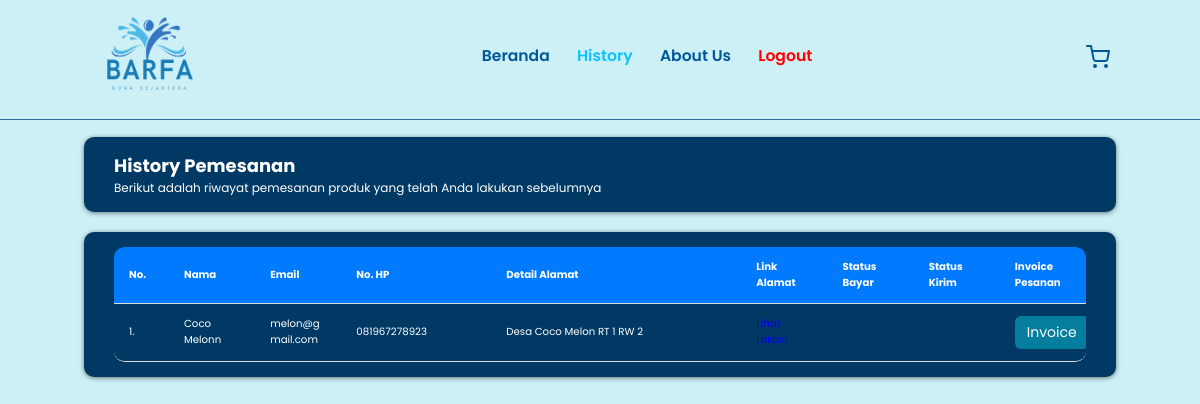
The page /history.php (signed in) on the database as committed earlier.
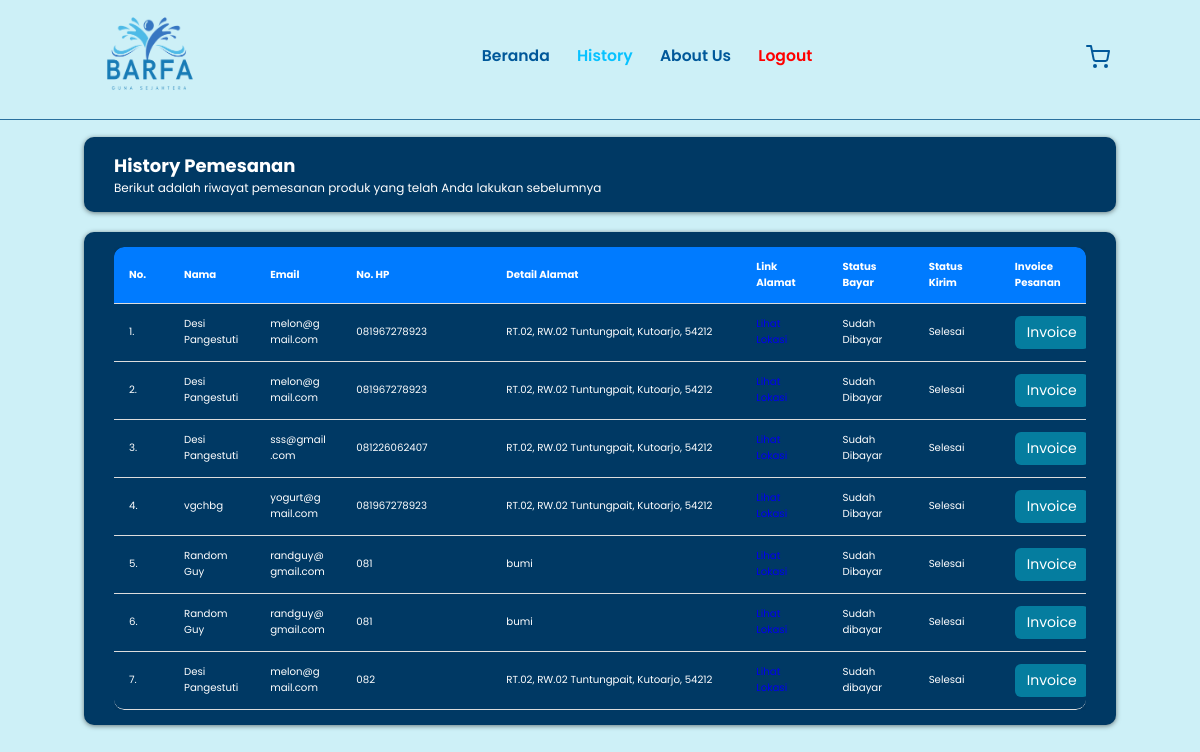
The same page on the database as committed later.
### tables this page shows
CREATE TABLE `pesanan` (
  `id_pesanan` int(11) NOT NULL,
  `username` varchar(15) NOT NULL,
  `nama` varchar(40) NOT NULL,
  `email` varchar(30) NOT NULL,
  `no_hp` char(15) NOT NULL,
  `alamat` varchar(200) NOT NULL,
  `link` varchar(150) NOT NULL,
  `status_bayar` varchar(15) NOT NULL,
  `status_kirim` varchar(15) NOT NULL,
  `total_harga` float NOT NULL,
  `tanggal_pesan` date NOT NULL DEFAULT curdate(),
  `metode_bayar` varchar(10) NOT NULL,
  `bukti_bayar` varchar(100) NOT NULL
);

### history.php (the view, shortened to what this page needs)
<?php
  include 'koneksi.php';
?>
<!DOCTYPE html>
<html lang="en">
<head>
</head>
<body>
  <nav class="navbar">
    <a class="navbar-brand" href="#">
        <img src="img/logo_barfa.png" alt="logo" width="130" height="80" />
    </a>
    <div class="navbar-nav">
      <a href="home.php">Beranda</a>
      <a href="history.php" style="color: #08C2FF;">History</a>
      <a href="about.php">About Us</a>
      <a href="logout.php" style="color: red;">Logout</a>
    </div>
    <div class="navbar-extra">
      <a href="keranjang.php" id="shopping-cart-button"><i data-feather="shopping-cart"></i></a>
    </div>
  </nav>
  <section class="page-keranjang">
    <div class="container">
    <div class="breadcrumb">
        <div class="card-body">
            <h2>History Pemesanan</h2>
            <p>Berikut adalah riwayat pemesanan produk yang telah Anda lakukan sebelumnya</p>
        </div>
    </div>
    <div class="breadcrumb">
        <div class="card-body">
          <div class="table-container">
            <div class="table-responsive">
              <table class="table" id="tables" >
                <thead style="text-align: left;">
                  <tr>
                    <th style="width: 55px;">No.</th>
                    <th>Nama</th>
                    <th>Email</th>
                    <th style="width: 150px;">No. HP</th>
                    <th style="width: 250px;">Detail Alamat</th>
                    <th>Link Alamat</th>
                    <th>Status Bayar</th>
                    <th>Status Kirim</th>
                    <th>Invoice Pesanan</th>
                    </tr>
                </thead>
                <tbody>
                  <?php
                    $query = mysqli_query($connect, "SELECT * FROM pesanan");
                    $no = 1;
                    while ($data = mysqli_fetch_array($query)) {
                      ?>
                        <tr>
                          <td style="width: 55px;"><?php echo $no++; ?>.</td>
                          <td> <?php echo $data['nama']?></td>
                            <td> <?php echo $data['email']; ?> </td>
                            <td style="width: 150px;"> <?php echo $data['no_hp']?> </td>
                            <td style="width: 250px;"> <?php echo $data['alamat']?> </td>
                            <td>
                              <a href="<?php echo $data['link']; ?>" target="_blank">Lihat Lokasi</a>
                            </td>
                            <td> <?php echo $data['status_bayar']?> </td>
                            <td> <?php echo $data['status_kirim']?> </td>
                            <td>
                              <a href="invoice.php?id=<?php echo $data['id_pesanan']; ?>" class="btn-detail">Invoice</a>
                            </td>
                          </tr>
                          <?php } ?>
                        </tbody>
                      </table>
                    </div>
                  </div>
            </div>
    </div>
  </div>
  </section>
</body>
</html>

Rows that differ between the two databases and show on the page:
removed pesanan: nama "Coco Melonn", email "melon@gmail.com", no_hp "081967278923", alamat "Desa Coco Melon RT 1 RW 2"
added pesanan: nama "Desi Pangestuti", email "melon@gmail.com", no_hp "081967278923", alamat "RT.02, RW.02 Tuntungpait, Kutoarjo, 54212", status_bayar "Sudah Dibayar", status_kirim "Selesai"
added pesanan: nama "Desi Pangestuti", email "melon@gmail.com", no_hp "081967278923", alamat "RT.02, RW.02 Tuntungpait, Kutoarjo, 54212", status_bayar "Sudah Dibayar", status_kirim "Selesai"
added pesanan: nama "Desi Pangestuti", email "sss@gmail.com", no_hp "081226062407", alamat "RT.02, RW.02 Tuntungpait, Kutoarjo, 54212", status_bayar "Sudah Dibayar", status_kirim "Selesai"
added pesanan: nama "vgchbg", email "yogurt@gmail.com", no_hp "081967278923", alamat "RT.02, RW.02 Tuntungpait, Kutoarjo, 54212", status_bayar "Sudah Dibayar", status_kirim "Selesai"
added pesanan: nama "Random Guy", email "randguy@gmail.com", no_hp "081", alamat "bumi", status_bayar "Sudah Dibayar", status_kirim "Selesai"
added pesanan: nama "Random Guy", email "randguy@gmail.com", no_hp "081", alamat "bumi", status_bayar "Sudah dibayar", status_kirim "Selesai"
added pesanan: nama "Desi Pangestuti", email "melon@gmail.com", no_hp "082", alamat "RT.02, RW.02 Tuntungpait, Kutoarjo, 54212", status_bayar "Sudah dibayar", status_kirim "Selesai"
